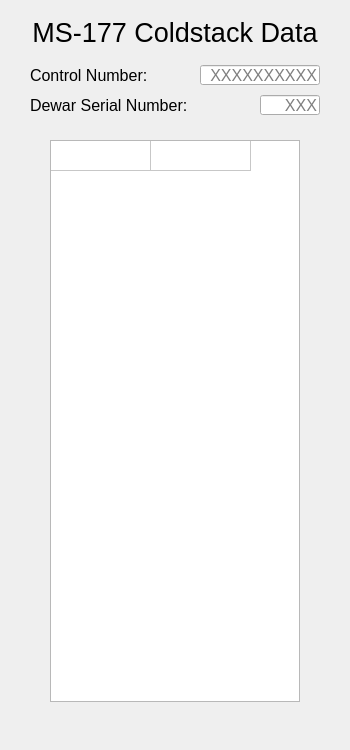
<?xml version="1.0" encoding="UTF-8"?>
<ui version="4.0">
 <class>ViewBuildData</class>
 <widget class="QWidget" name="ViewBuildData">
  <property name="geometry">
   <rect>
    <x>0</x>
    <y>0</y>
    <width>350</width>
    <height>750</height>
   </rect>
  </property>
  <property name="minimumSize">
   <size>
    <width>350</width>
    <height>750</height>
   </size>
  </property>
  <property name="maximumSize">
   <size>
    <width>350</width>
    <height>750</height>
   </size>
  </property>
  <property name="windowTitle">
   <string>Production Data</string>
  </property>
  <widget class="QLineEdit" name="lineEditSerial">
   <property name="geometry">
    <rect>
     <x>260</x>
     <y>95</y>
     <width>60</width>
     <height>20</height>
    </rect>
   </property>
   <property name="font">
    <font>
     <pointsize>12</pointsize>
    </font>
   </property>
   <property name="text">
    <string/>
   </property>
   <property name="maxLength">
    <number>3</number>
   </property>
   <property name="alignment">
    <set>Qt::AlignRight|Qt::AlignTrailing|Qt::AlignVCenter</set>
   </property>
   <property name="placeholderText">
    <string>XXX</string>
   </property>
  </widget>
  <widget class="QLabel" name="labelInputSerial">
   <property name="geometry">
    <rect>
     <x>30</x>
     <y>95</y>
     <width>180</width>
     <height>20</height>
    </rect>
   </property>
   <property name="font">
    <font>
     <pointsize>12</pointsize>
     <strikeout>false</strikeout>
    </font>
   </property>
   <property name="text">
    <string>Dewar Serial Number:</string>
   </property>
  </widget>
  <widget class="QLineEdit" name="lineEditControl">
   <property name="geometry">
    <rect>
     <x>200</x>
     <y>65</y>
     <width>120</width>
     <height>20</height>
    </rect>
   </property>
   <property name="font">
    <font>
     <pointsize>12</pointsize>
    </font>
   </property>
   <property name="text">
    <string/>
   </property>
   <property name="alignment">
    <set>Qt::AlignRight|Qt::AlignTrailing|Qt::AlignVCenter</set>
   </property>
   <property name="placeholderText">
    <string>XXXXXXXXXX</string>
   </property>
  </widget>
  <widget class="QLabel" name="labelInputControl">
   <property name="geometry">
    <rect>
     <x>30</x>
     <y>65</y>
     <width>180</width>
     <height>20</height>
    </rect>
   </property>
   <property name="font">
    <font>
     <pointsize>12</pointsize>
     <strikeout>false</strikeout>
    </font>
   </property>
   <property name="text">
    <string>Control Number:</string>
   </property>
  </widget>
  <widget class="QLabel" name="labelHeader">
   <property name="geometry">
    <rect>
     <x>30</x>
     <y>17</y>
     <width>290</width>
     <height>30</height>
    </rect>
   </property>
   <property name="font">
    <font>
     <pointsize>20</pointsize>
    </font>
   </property>
   <property name="layoutDirection">
    <enum>Qt::LeftToRight</enum>
   </property>
   <property name="text">
    <string>MS-177 Coldstack Data</string>
   </property>
   <property name="alignment">
    <set>Qt::AlignCenter</set>
   </property>
  </widget>
  <widget class="QTableWidget" name="tableView">
   <property name="geometry">
    <rect>
     <x>50</x>
     <y>140</y>
     <width>250</width>
     <height>562</height>
    </rect>
   </property>
   <property name="verticalScrollBarPolicy">
    <enum>Qt::ScrollBarAlwaysOff</enum>
   </property>
   <property name="horizontalScrollBarPolicy">
    <enum>Qt::ScrollBarAlwaysOff</enum>
   </property>
   <property name="autoScroll">
    <bool>false</bool>
   </property>
   <property name="editTriggers">
    <set>QAbstractItemView::NoEditTriggers</set>
   </property>
   <property name="alternatingRowColors">
    <bool>true</bool>
   </property>
   <property name="rowCount">
    <number>1</number>
   </property>
   <property name="columnCount">
    <number>2</number>
   </property>
   <attribute name="horizontalHeaderVisible">
    <bool>false</bool>
   </attribute>
   <attribute name="verticalHeaderVisible">
    <bool>false</bool>
   </attribute>
   <row/>
   <column/>
   <column/>
  </widget>
 </widget>
 <layoutdefault spacing="6" margin="11"/>
 <resources/>
 <connections/>
</ui>
